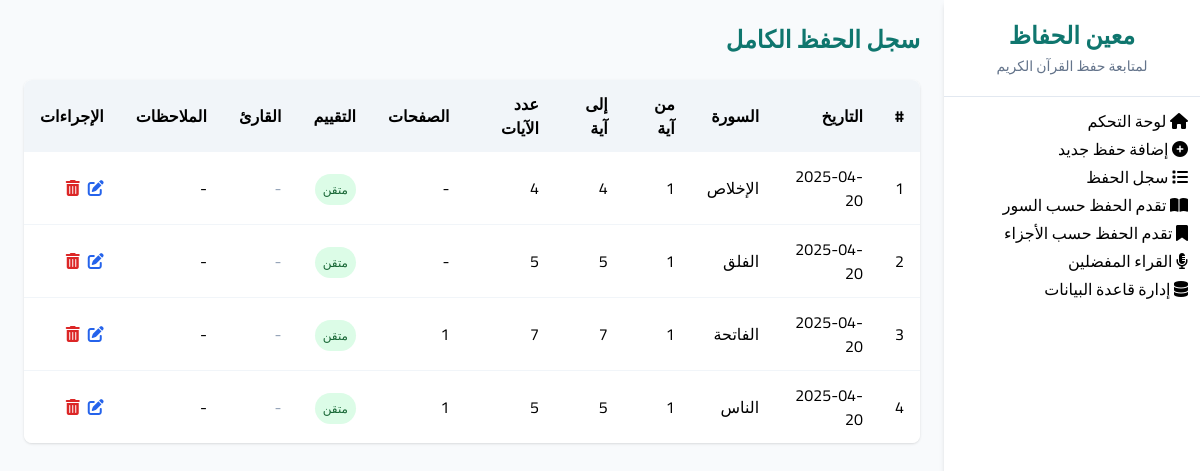
The app's page /log with its own data.
### tables this page shows
CREATE TABLE memorization (
    id INTEGER PRIMARY KEY AUTOINCREMENT,
    date TEXT NOT NULL,
    surah_id INTEGER NOT NULL,
    start_verse INTEGER NOT NULL,
    end_verse INTEGER NOT NULL,
    pages INTEGER,
    rating TEXT NOT NULL,
    reciter TEXT,
    notes TEXT,
    FOREIGN KEY (surah_id) REFERENCES surahs(id)
);

CREATE TABLE surahs (
    id INTEGER PRIMARY KEY,
    name TEXT NOT NULL,
    name_en TEXT NOT NULL,
    verses INTEGER NOT NULL,
    start_page INTEGER NOT NULL,
    end_page INTEGER NOT NULL
);

### app.py (the view)
@app.route('/log')
def memorization_log():
    conn = get_db_connection()
    memorizations = conn.execute('''
        SELECT m.id, m.date, s.name as surah_name, s.id as surah_id, m.start_verse, m.end_verse,
               (m.end_verse - m.start_verse + 1) as verse_count, m.pages, m.rating, m.reciter, m.notes
        FROM memorization m
        JOIN surahs s ON m.surah_id = s.id
        ORDER BY m.date DESC
    ''').fetchall()
    conn.close()
    return render_template('memorization_log.html', memorizations=memorizations)

### app.py (called while the page is built)
def get_db_connection():
    conn = sqlite3.connect('database.db')
    conn.row_factory = sqlite3.Row
    return conn

### templates/memorization_log.html (shortened to what this page needs)
{% extends "base.html" %}
{% block page_title %}سجل الحفظ الكامل{% endblock %}
{% block content %}
<div class="bg-white rounded-lg shadow overflow-hidden">
    {% if memorizations %}
        <div class="overflow-x-auto">
            <table class="min-w-full bg-white">
                <thead class="bg-slate-100">
                    <tr>
                        <th class="py-3 px-4 text-right">#</th>
                        <th class="py-3 px-4 text-right">التاريخ</th>
                        <th class="py-3 px-4 text-right">السورة</th>
                        <th class="py-3 px-4 text-right">من آية</th>
                        <th class="py-3 px-4 text-right">إلى آية</th>
                        <th class="py-3 px-4 text-right">عدد الآيات</th>
                        <th class="py-3 px-4 text-right">الصفحات</th>
                        <th class="py-3 px-4 text-right">التقييم</th>
                        <th class="py-3 px-4 text-right">القارئ</th>
                        <th class="py-3 px-4 text-right">الملاحظات</th>
                        <th class="py-3 px-4 text-right">الإجراءات</th>
                    </tr>
                </thead>
                <tbody class="divide-y divide-slate-100">
                    {% for memo in memorizations %}
                        <tr class="hover:bg-slate-50">
                            <td class="py-3 px-4">{{ loop.index }}</td>
                            <td class="py-3 px-4">{{ memo.date }}</td>
                            <td class="py-3 px-4">{{ memo.surah_name }}</td>
                            <td class="py-3 px-4">{{ memo.start_verse }}</td>
                            <td class="py-3 px-4">{{ memo.end_verse }}</td>
                            <td class="py-3 px-4">{{ memo.verse_count }}</td>
                            <td class="py-3 px-4">{{ memo.pages or '-' }}</td>
                            <td class="py-3 px-4">
                                {% if memo.rating == 'متقن' %}
                                    <span class="bg-green-100 text-green-800 px-2 py-1 rounded-full text-xs">متقن</span>
                                {% elif memo.rating == 'متوسط' %}
                                    <span class="bg-yellow-100 text-yellow-800 px-2 py-1 rounded-full text-xs">متوسط</span>
                                {% else %}
                                    <span class="bg-red-100 text-red-800 px-2 py-1 rounded-full text-xs">يحتاج مراجعة</span>
                                {% endif %}
                            </td>
                            <td class="py-3 px-4">
                                {% if memo.reciter %}
                                    <span class="text-primary">{{ memo.reciter }}</span>
                                {% else %}
                                    <span class="text-slate-400">-</span>
                                {% endif %}
                            </td>
                            <td class="py-3 px-4 max-w-xs truncate" title="{{ memo.notes }}">{{ memo.notes or '-' }}</td>
                            <td class="py-3 px-4">
                                <div class="flex gap-2">
                                    <a href="{{ url_for('edit_memorization', id=memo.id) }}" class="text-blue-600 hover:text-blue-800" title="تعديل">
                                        <i class="fas fa-edit"></i>
                                    </a>
                                    <a href="#" onclick="confirmDelete({{ memo.id }}, '{{ memo.surah_name }}', {{ memo.start_verse }}, {{ memo.end_verse }}); return false;"
                                        class="text-red-600 hover:text-red-800" title="حذف">
                                        <i class="fas fa-trash-alt"></i>
                                    </a>
                                </div>
                            </td>
                        </tr>
                    {% endfor %}
                </tbody>
            </table>
        </div>
    {% endif %}
</div>
{% endblock %}

### templates/base.html (shortened to what this page needs)
<!DOCTYPE html>
<html lang="ar" dir="rtl">
<head>
    <script src="https://cdn.tailwindcss.com"></script>
    <link rel="stylesheet" href="https://cdnjs.cloudflare.com/ajax/libs/font-awesome/6.4.0/css/all.min.css">
</head>
<body class="bg-slate-50 min-h-screen">
    <div class="flex">
        <aside class="w-64 min-h-screen bg-white shadow-md">
            <div class="p-5 border-b border-slate-200">
                <h1 class="text-2xl text-primary font-bold text-center">معين الحفاظ</h1>
                <p class="text-slate-500 text-sm text-center mt-1">لمتابعة حفظ القرآن الكريم</p>
            </div>
            <nav class="p-3">
                <ul class="flex flex-col gap-1">
                    <li>
                        <a href="{{ url_for('dashboard') }}" class="sidebar-link {% if request.path == url_for('dashboard') %}active{% endif %}">
                            <i class="fas fa-home"></i>
                            <span>لوحة التحكم</span>
                        </a>
                    </li>
                    <li>
                        <a href="{{ url_for('add_memorization') }}" class="sidebar-link {% if request.path == url_for('add_memorization') %}active{% endif %}">
                            <i class="fas fa-plus-circle"></i>
                            <span>إضافة حفظ جديد</span>
                        </a>
                    </li>
                    <li>
                        <a href="{{ url_for('memorization_log') }}" class="sidebar-link {% if request.path == url_for('memorization_log') %}active{% endif %}">
                            <i class="fas fa-list"></i>
                            <span>سجل الحفظ</span>
                        </a>
                    </li>
                    <li>
                        <a href="{{ url_for('surah_progress') }}" class="sidebar-link {% if request.path == url_for('surah_progress') %}active{% endif %}">
                            <i class="fas fa-book-open"></i>
                            <span>تقدم الحفظ حسب السور</span>
                        </a>
                    </li>
                    <li>
                        <a href="{{ url_for('juz_progress') }}" class="sidebar-link {% if request.path == url_for('juz_progress') %}active{% endif %}">
                            <i class="fas fa-bookmark"></i>
                            <span>تقدم الحفظ حسب الأجزاء</span>
                        </a>
                    </li>
                    <li>
                        <a href="{{ url_for('reciters') }}" class="sidebar-link {% if request.path == url_for('reciters') %}active{% endif %}">
                            <i class="fas fa-microphone-alt"></i>
                            <span>القراء المفضلين</span>
                        </a>
                    </li>
                    <li>
                        <a href="{{ url_for('database_management') }}" class="sidebar-link {% if request.path == url_for('database_management') %}active{% endif %}">
                            <i class="fas fa-database"></i>
                            <span>إدارة قاعدة البيانات</span>
                        </a>
                    </li>
                </ul>
            </nav>
        </aside>
        <main class="flex-1 p-6">
            <div class="mb-6">
                <h2 class="text-2xl font-bold text-primary">{% block page_title %}{% endblock %}</h2>
            </div>
            {% block content %}{% endblock %}
        </main>
    </div>
</body>
</html>

### templates/base.html (style rules this page uses)
body { font-family: 'Cairo', sans-serif; }
.sidebar-link { @apply flex items-center gap-2 p-3 rounded-lg transition-all duration-300; }
.sidebar-link.active { @apply bg-primary text-white font-bold; }

### records on screen
memorization: date "2025-04-20", surah_name "الإخلاص", start_verse "1", end_verse "4", verse_count "4", pages "-", rating "متقن", notes "-"
memorization: date "2025-04-20", surah_name "الفلق", start_verse "1", end_verse "5", verse_count "5", pages "-", rating "متقن", notes "-"
memorization: date "2025-04-20", surah_name "الفاتحة", start_verse "1", end_verse "7", verse_count "7", pages "1", rating "متقن", notes "-"
memorization: date "2025-04-20", surah_name "الناس", start_verse "1", end_verse "5", verse_count "5", pages "1", rating "متقن", notes "-"
